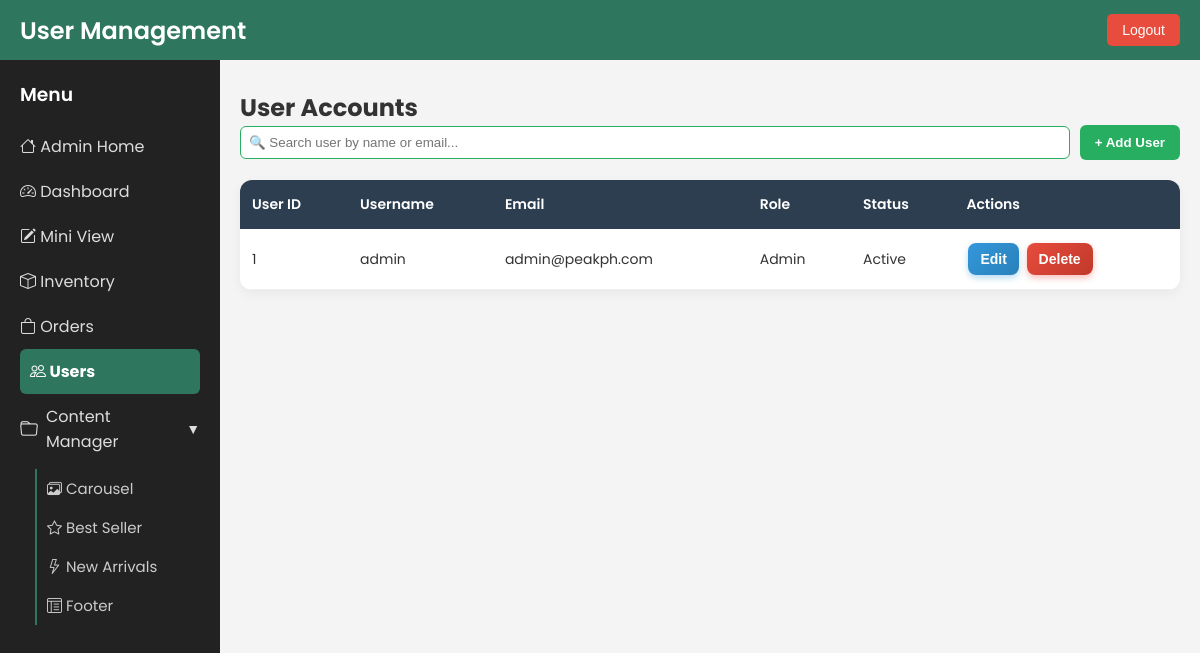
/admin/users/users.php (signed in), run on the app's committed database.
### tables this page shows
CREATE TABLE IF NOT EXISTS users (
  id int(11) NOT NULL AUTO_INCREMENT,
  username varchar(100) NOT NULL,
  email varchar(150) NOT NULL UNIQUE,
  password varchar(255) NOT NULL,
  role enum('User','Admin') NOT NULL DEFAULT 'User',
  status enum('Active','Inactive') NOT NULL DEFAULT 'Active',
  created_at timestamp NOT NULL DEFAULT current_timestamp(),
  updated_at timestamp NOT NULL DEFAULT current_timestamp() ON UPDATE current_timestamp(),
  PRIMARY KEY (id)
);

### admin/users/users.php (the view, shortened to what this page needs)
<?php
require_once("../../includes/db.php");
$users = $conn->query("SELECT * FROM users ORDER BY id DESC");
?>
<!DOCTYPE html>
<html lang="en">
<head>
  <link href="https://cdn.jsdelivr.net/npm/bootstrap-icons@1.10.5/font/bootstrap-icons.css" rel="stylesheet"/>
  <link rel="stylesheet" href="../../css/admin.css">
</head>
<body>
  <header>
    <h2>User Management</h2>
    <button onclick="logout()">Logout</button>
  </header>
  <div class="sidebar">
    <h3>Menu</h3>
    <a href="../admin.php" class="menu-link"><i class="bi bi-house"></i> Admin Home</a>
    <a href="../dashboard.php" class="menu-link"><i class="bi bi-speedometer2"></i> Dashboard</a>
    <a href="../mini-view.php" class="menu-link"><i class="bi bi-pencil-square"></i> Mini View</a>
    <a href="../inventory/inventory.php" class="menu-link"><i class="bi bi-box"></i> Inventory</a>
    <a href="../orders.php" class="menu-link"><i class="bi bi-bag"></i> Orders</a>
    <a href="users.php" class="menu-link active"><i class="bi bi-people"></i> Users</a>
    <button class="collapsible" onclick="toggleContentManager()">
      <i class="bi bi-folder"></i> Content Manager
      <span id="arrow" style="float:right;">&#9660;</span>
    </button>
    <div class="content-manager-links" id="contentManagerLinks" style="display:block; margin-left: 15px;">
      <a href="../content/carousel.php" class="menu-link"><i class="bi bi-images"></i> Carousel</a>
      <a href="../content/bestseller.php" class="menu-link"><i class="bi bi-star"></i> Best Seller</a>
      <a href="../content/new_arrivals.php" class="menu-link"><i class="bi bi-lightning"></i> New Arrivals</a>
      <a href="../content/footer.php" class="menu-link"><i class="bi bi-layout-text-window-reverse"></i> Footer</a>
    </div>
  </div>
  <div class="content">
    <h2>User Accounts</h2>
    <div style="display:flex; justify-content:space-between; align-items:center; margin-bottom:15px; flex-wrap:wrap; gap:10px;">
      <input type="text" id="searchUser" placeholder="🔍 Search user by name or email..." style="padding:8px; flex:1; border:1px solid #27ae60; border-radius:6px;">
      <button onclick="openModal()" style="background:#27ae60; color:#fff; border:none; padding:10px 15px; border-radius:6px; cursor:pointer; font-weight:600;">+ Add User</button>
    </div>
    <table>
      <thead>
        <tr>
          <th>User ID</th>
          <th>Username</th>
          <th>Email</th>
          <th>Role</th>
          <th>Status</th>
          <th>Actions</th>
        </tr>
      </thead>
      <tbody id="usersTable">
        <?php if ($users && $users->num_rows > 0): ?>
          <?php while ($row = $users->fetch_assoc()): ?>
            <tr>
              <td><?= $row['id']; ?></td>
              <td><?= htmlspecialchars($row['username']); ?></td>
              <td><?= htmlspecialchars($row['email']); ?></td>
              <td><?= htmlspecialchars($row['role']); ?></td>
              <td><?= htmlspecialchars($row['status']); ?></td>
              <td>
                <button class="edit-btn" onclick="editUser(<?= $row['id']; ?>)">Edit</button>
                <button class="delete-btn" onclick="deleteUser(<?= $row['id']; ?>)">Delete</button>
              </td>
            </tr>
          <?php endwhile; ?>
        <?php else: ?>
          <tr><td colspan="6" style="text-align:center;">No users found.</td></tr>
        <?php endif; ?>
      </tbody>
    </table>
  </div>
</body>
</html>

### Css/admin.css (style rules this page uses)
* { margin: 0; padding: 0; box-sizing: border-box; }
body { font-family: 'Poppins', sans-serif; background: #f4f4f4; color: #333; }
header { position: fixed; top: 0; left: 0; width: 100%; height: 60px; background: #2e765e; color: white; display: flex; align-items: center; justify-content: space-between; padding: 0 20px; z-index: 1000; }
header h2 { font-weight: 600; }
header button { background: #e74c3c; border: none; color: white; padding: 8px 15px; border-radius: 5px; cursor: pointer; font-size: 14px; transition: 0.3s; }
.sidebar { position: fixed; top: 60px; left: 0; width: 220px; height: 100%; background: #222; color: #fff; padding: 20px; }
.sidebar h3 { margin-bottom: 15px; font-weight: 600; }
.sidebar a { display: block; color: #ddd; padding: 10px 0; text-decoration: none; font-size: 16px; transition: 0.3s; }
.sidebar .menu-link.active { background: #2e765e; color: #fff; font-weight: bold; border-radius: 6px; padding-left: 10px; }
.content { margin-left: 240px; margin-top: 70px; padding: 20px; }
.edit-btn, .delete-btn { position: relative; overflow: hidden; }
.edit-btn::after, .delete-btn::after { content: ""; position: absolute; top: 0; left: -100%; width: 100%; height: 100%; background: rgba(255,255,255,0.2); transition: left 0.3s ease; }
.edit-btn, .delete-btn { border: none; border-radius: 8px; padding: 8px 16px; font-size: 14px; font-weight: 600; cursor: pointer; transition: all 0.25s ease; display: inline-flex; align-items: center; justify-content: center; gap: 6px; text-decoration: none; }
.edit-btn { background: linear-gradient(135deg, #3498db, #2980b9); color: white; box-shadow: 0 3px 6px rgba(52, 152, 219, 0.35); }
.delete-btn { background: linear-gradient(135deg, #e74c3c, #c0392b); color: white; box-shadow: 0 3px 6px rgba(231, 76, 60, 0.35); }
table { width: 100%; border-collapse: collapse; margin-top: 20px; background: #fff; border-radius: 12px; overflow: hidden; box-shadow: 0 4px 12px rgba(0,0,0,0.05); }
table thead { background: #2c3e50; color: white; }
table thead th { padding: 14px 12px; font-weight: 600; text-align: left; font-size: 14px; }
table tbody td { padding: 12px; font-size: 14px; border-bottom: 1px solid #eee; vertical-align: middle; }
.edit-btn, .delete-btn, .tag-btn { border: none; border-radius: 8px; padding: 8px 12px; font-size: 14px; font-weight: 600; cursor: pointer; transition: all 0.25s ease; display: inline-flex; align-items: center; gap: 6px; text-decoration: none; margin: 2px; }
.content { margin-left: 220px; padding: 20px; }
.collapsible { width: 100%; background: none; border: none; color: #ddd; text-align: left; padding: 10px 0; font-size: 16px; font-family: 'Poppins', sans-serif; cursor: pointer; outline: none; transition: color 0.3s; display: flex; align-items: center; }
.collapsible i { margin-right: 8px; font-size: 18px; }
#arrow { font-size: 14px; margin-left: auto; transition: transform 0.2s; }
.content-manager-links { margin-left: 10px; border-left: 2px solid #2e765e; padding-left: 10px; margin-top: 5px; }
.content-manager-links a { color: #ccc; font-size: 15px; padding: 8px 0; display: block; text-decoration: none; transition: color 0.3s, font-weight 0.3s; }

### data on the page
users: id "1", username "admin", email "admin@peakph.com", role "Admin", status "Active"
